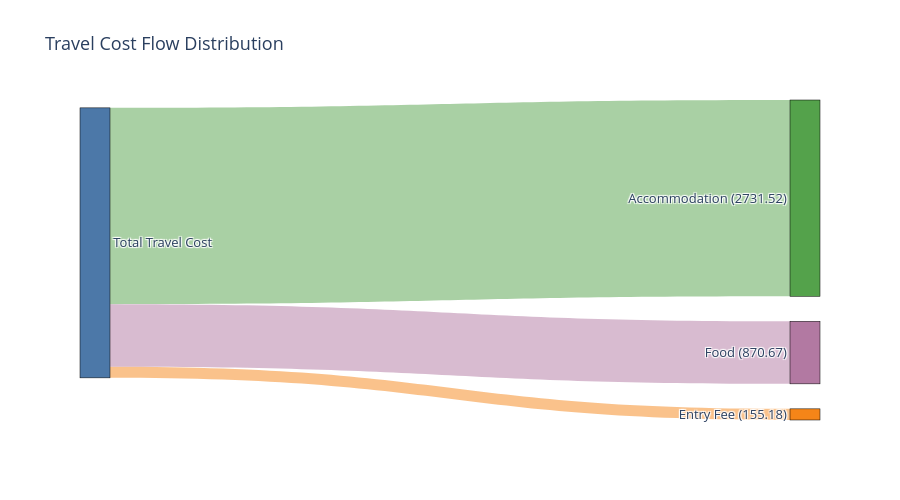

Source (notebook cell):
### Markdown cell above
Interactive Travel Route Map (Geographic Route Visualization)
This visualization displays travel routes between major cities in India on an interactive map. Routes are represented as connecting lines between origin and destination cities, while markers indicate the city locations. The size of each marker reflects the popularity of the travel routes associated with that city. By examining this map, we can understand the geographic connectivity between cities, identify popular travel routes, and observe how tourism or travel demand is distributed across different regions of India.

### Code cell
import pandas as pd
import plotly.graph_objects as go

entry_fee = df['entry_fee'].mean()
accommodation = df['accommodation_cost'].mean()
food = df['food_cost'].mean()

labels = [
    "Total Travel Cost",
    f"Entry Fee ({entry_fee:.2f})",
    f"Accommodation ({accommodation:.2f})",
    f"Food ({food:.2f})"
]

fig = go.Figure(data=[go.Sankey(
    node=dict(
        pad=25,
        thickness=30,
        line=dict(color="black", width=0.5),
        label=labels,
        color=["#4C78A8","#F58518","#54A24B","#B279A2"]
    ),

    link=dict(
        source=[0,0,0],
        target=[1,2,3],
        value=[entry_fee, accommodation, food],
        color=[
            "rgba(245,133,24,0.5)",
            "rgba(84,162,75,0.5)",
            "rgba(178,121,162,0.5)"
        ]
    )
)])

fig.update_layout(
    title="Travel Cost Flow Distribution",
    font_size=13,
    width=900,
    height=500
)

fig.show()

### Figure 1 — Plotly figure (JSON) as saved in the notebook; plotly's stock layout.template omitted (floating-point values rounded to 4 significant figures)
{"data": [{"link": {"color": ["rgba(245,133,24,0.5)", "rgba(84,162,75,0.5)", "rgba(178,121,162,0.5)"], "source": [0, 0, 0], "target": [1, 2, 3], "value": [155.2, 2732.0, 870.7]}, "node": {"color": ["#4C78A8", "#F58518", "#54A24B", "#B279A2"], "label": ["Total Travel Cost", "Entry Fee (155.18)", "Accommodation (2731.52)", "Food (870.67)"], "line": {"color": "black", "width": 0.5}, "pad": 25, "thickness": 30}, "type": "sankey"}], "layout": {"font": {"size": 13}, "height": 500, "title": {"text": "Travel Cost Flow Distribution"}, "width": 900}}
